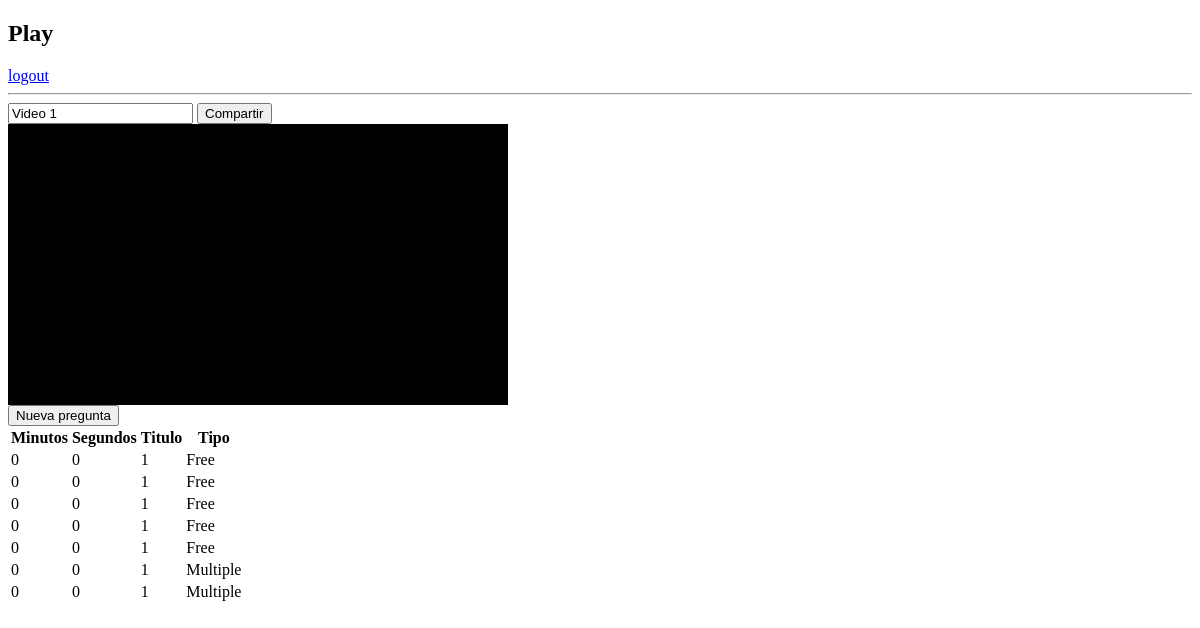
The page /polls/myvideos/video/1 (signed in) on the database as committed earlier.
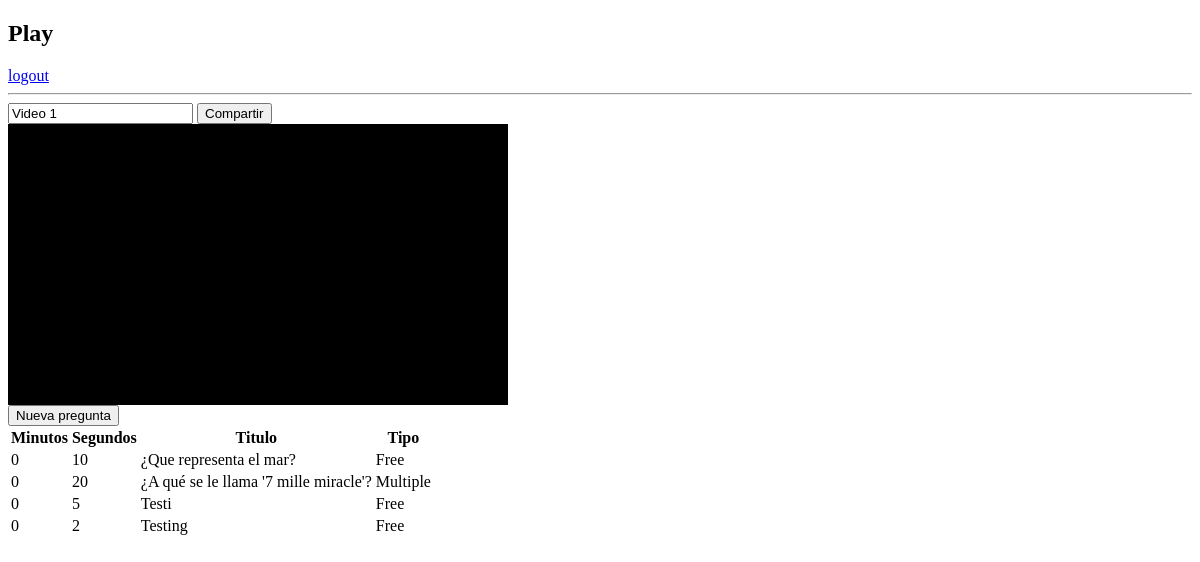
The same page on the database as committed later.
### polls/models.py (models this page shows)
class Video(models.Model):
    name = models.CharField(max_length=200, default="Sin Titulo")
    duration = models.IntegerField(blank= True , null= True)
    likes = models.IntegerField(default=0)
    dislikes = models.IntegerField(default=0)
    link = models.CharField(max_length=200,blank = True, null = True)
    views = models.IntegerField(default=0)
    start = models.IntegerField(default=0)
    end = models.IntegerField(blank=True,null=True)
    responses = models.IntegerField(default=0)
    total_points = models.IntegerField(default=0)
    created_at = models.DateTimeField(auto_now_add=True)
    user = models.ForeignKey(User, on_delete=models.SET_NULL, null=True)
    def __str__(self):
        return self.name

class Question(models.Model):
    title = models.CharField(max_length=200)
    minutes = models.IntegerField(default=0)
    seconds = models.IntegerField(default=0)
    points = models.IntegerField(default=1)
    correctAnswers = models.CharField(max_length=200,blank=True, null=True)
    video = models.ForeignKey(Video, on_delete=models.CASCADE)
    type = models.ForeignKey(QuestionType, on_delete=models.CASCADE)

class QuestionType(models.Model):
    name = models.CharField(max_length=200)
    def __str__(self):
        return self.name

### polls/views.py (the view)
# urls.py: path('myvideos/video/<int:video_id>', views.video, name='video'),
@login_required
def video(request,video_id):
    video = get_object_or_404(Video, pk=video_id)
    types = QuestionType.objects.order_by('name')
    questions = Question.objects.filter(video=video_id)
    data = ""
    text = ""
    correct = ""
    if request.method == 'POST':
        form = QuestionForm(request.POST)
        data = json.loads(request.POST.get('data'))
        correct = request.POST.get('ansradio')
        for answer in data:
            ans = Answer.objects.create(text = answer['value'], question = form.save())
            if answer['id'] == correct:
                form.save().correctAnswers = ans.id
            text = ans
        if form.is_valid():
            form.save()
        return redirect('polls:video',video_id = video_id)
    else:
        form = QuestionForm()
    return render(request, 'polls/video.html',
    {
        'video' : video,
        'types' : types,
        'form' : form,
        'questions' : questions,
        'text' : text,
        'correct' : correct
    })

### polls/forms.py
class QuestionForm(ModelForm):
    class Meta:
        model = Question
        fields = ['title', 'minutes','seconds', 'points' ,'type', 'video']
        labels = {
            'title': 'Pregunta',
            'minutes': 'Minuto',
            'seconds': 'Segundos',
            'points': 'Puntaje',
            'type': 'Tipo de Pregunta',
            'video': ''
        }

### polls/templates/polls/video.html (shortened to what this page needs)
{% extends 'base.html' %}
{% load embed_video_tags %}
{% load static %}
{% block stylesheets%}
<link rel="stylesheet" type="text/css" href="{% static 'polls/plyr.css' %}">
{% endblock %}
{% block content %}
<div>
    <input type="text" readonly value="{{video.name}}">
    <button share="true" onclick="share(this)">Compartir</button><br>
</div>
<div class="container">
</div>
<div>
    <button  id="new" type="button">Nueva pregunta</button>
</div>
<div>
    {% if questions %}
    <table>
        <thead>
            <th>Minutos</th>
            <th>Segundos</th>
            <th>Titulo</th>
            <th>Tipo</th>
            <tbody>
                {% for question in questions %}
                <tr>
                    <td>
                        {{question.minutes}}
                    </td>
                    <td>
                        {{question.seconds}}
                    </td>
                    <td>
                        {{question.title}}
                    </td>
                    <td>
                        {{question.type}}
                    </td>
                </tr>
                {% endfor %}
            </tbody>
        </thead>
    </table>
    {% endif %}
</div>
{% endblock %}

### polls/templates/base.html (shortened to what this page needs)
<!DOCTYPE html>
<html lang="en">
{% load static %}
<head>
    {%  block stylesheets %}{% endblock %}
</head>
<body>
    <header>
        <h2>Play</h2>
        {% if user.is_authenticated %}
        <a href="{% url 'polls:logout' %}">logout</a>
        {% else %}
        <a href="{% url 'polls:login' %}">login</a> /
        <a href="{% url 'polls:signup' %}">signup</a>
        {% endif %}
        <hr>
    </header>
    <main>
        {% block content %} {% endblock %}
    </main>
</body>
</html>

### polls/templates/polls/video.html (style rules this page uses)
.container { max-width: 500px; }

Rows that differ between the two databases and show on the page:
removed Question: minutes "0", seconds "0", title "1", type "Free"
removed Question: minutes "0", seconds "0", title "1", type "Free"
removed Question: minutes "0", seconds "0", title "1", type "Free"
removed Question: minutes "0", seconds "0", title "1", type "Free"
removed Question: minutes "0", seconds "0", title "1", type "Free"
removed Question: minutes "0", seconds "0", title "1", type "Multiple"
removed Question: minutes "0", seconds "0", title "1", type "Multiple"
added Question: minutes "0", seconds "10", title "¿Que representa el mar?", type "Free"
added Question: minutes "0", seconds "20", title "¿A qué se le llama '7 mille miracle'?", type "Multiple"
added Question: minutes "0", seconds "5", title "Testi", type "Free"
added Question: minutes "0", seconds "2", title "Testing", type "Free"
